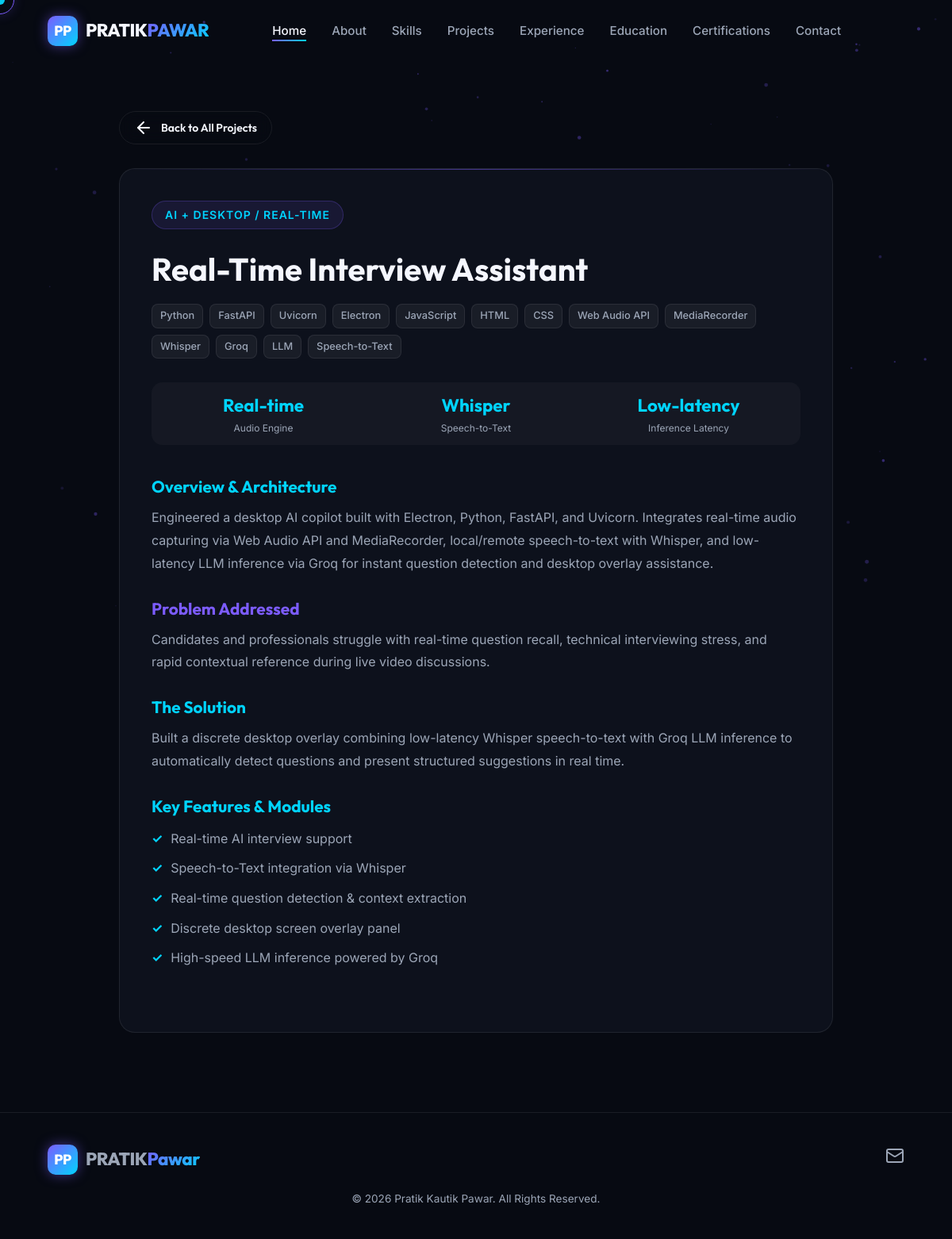
The app's page /projects/Real-time-interview-assistant/ with its own data.
### portfolio/models.py (models this page shows, shortened)
class Project(models.Model):
    title = models.CharField(max_length=200)
    slug = models.SlugField(max_length=200, unique=True, blank=True)
    category = models.CharField(max_length=100, help_text="e.g. AI / ML + Full Stack, Full Stack Web Application")
    short_description = models.TextField()
    detailed_description = models.TextField(blank=True, help_text="Detailed description of the project architecture and features.")
    problem_statement = models.TextField(blank=True)
    solution_statement = models.TextField(blank=True)
    project_image = models.ImageField(upload_to='projects/', blank=True, null=True)
    project_logo = models.ImageField(upload_to='projects/logos/', blank=True, null=True)
    github_url = models.URLField(blank=True, help_text="Editable GitHub repository link")
    live_demo_url = models.URLField(blank=True, help_text="Editable Live demo link")
    featured = models.BooleanField(default=False)
    display_order = models.PositiveIntegerField(default=0)
    is_active = models.BooleanField(default=True)
    created_at = models.DateTimeField(auto_now_add=True)
    updated_at = models.DateTimeField(auto_now=True)
    class Meta:
        ordering = ['display_order', '-created_at']
        verbose_name = "Project"
        verbose_name_plural = "Projects"

class ProjectTechnology(models.Model):
    project = models.ForeignKey(Project, related_name='technologies', on_delete=models.CASCADE)
    name = models.CharField(max_length=50)
    display_order = models.PositiveIntegerField(default=0)
    class Meta:
        ordering = ['display_order', 'id']
        verbose_name = "Project Technology"
        verbose_name_plural = "Project Technologies"

class ProjectStatistic(models.Model):
    project = models.ForeignKey(Project, related_name='statistics', on_delete=models.CASCADE)
    label = models.CharField(max_length=100, help_text="e.g. Yield Prediction")
    value = models.CharField(max_length=50, help_text="e.g. 93%")
    display_order = models.PositiveIntegerField(default=0)
    class Meta:
        ordering = ['display_order', 'id']
        verbose_name = "Project Statistic"
        verbose_name_plural = "Project Statistics"

class ProjectFeature(models.Model):
    project = models.ForeignKey(Project, related_name='features', on_delete=models.CASCADE)
    feature = models.TextField()
    display_order = models.PositiveIntegerField(default=0)
    class Meta:
        ordering = ['display_order', 'id']
        verbose_name = "Project Feature"
        verbose_name_plural = "Project Features"

class SocialLink(models.Model):
    platform = models.CharField(max_length=50, help_text="e.g. GitHub, LinkedIn, Email, Phone")
    url = models.URLField(help_text="Full URL or mailto:/tel: link")
    icon = models.CharField(max_length=50, help_text="Icon identifier e.g. github, linkedin, mail, phone, code")
    display_order = models.PositiveIntegerField(default=0)
    is_active = models.BooleanField(default=True)
    class Meta:
        ordering = ['display_order', 'id']
        verbose_name = "Social Link"
        verbose_name_plural = "Social Links"

class SiteSettings(models.Model):
    site_name = models.CharField(max_length=100, default="Pratik Pawar | Portfolio")
    favicon = models.ImageField(upload_to='settings/', blank=True, null=True)
    logo = models.ImageField(upload_to='settings/', blank=True, null=True)
    footer_text = models.CharField(max_length=255, default="Building intelligent, data-driven applications.")
    copyright_text = models.CharField(max_length=255, default="© 2026 Pratik Kautik Pawar. All rights reserved.")
    meta_title = models.CharField(
        max_length=200,
        default="Pratik Pawar | AI/ML Engineer | GenAI Engineer | Python Developer"
    )
    meta_description = models.TextField(
        default="Portfolio of Pratik Kautik Pawar, an AI/ML Engineer, GenAI Engineer and Python Developer building Machine Learning, Generative AI and full-stack applications."
    )
    og_image = models.ImageField(upload_to='settings/', blank=True, null=True)
    enable_animations = models.BooleanField(default=True)
    enable_particles = models.BooleanField(default=True)
    enable_cursor_effect = models.BooleanField(default=True)
    class Meta:
        verbose_name = "Site Settings"
        verbose_name_plural = "Site Settings"
    @classmethod
    def get_solo(cls):
        obj = cls.objects.first()
        if not obj:
            obj = cls.objects.create()
        return obj

### portfolio/views.py (the view, shortened to what this page needs)
# urls.py: path('projects/<slug:slug>/', views.project_detail_view, name='project_detail'),
def project_detail_view(request, slug):
    project = get_object_or_404(
        Project.objects.prefetch_related(
            'technologies', 'features', 'statistics'
        ),
        slug=slug,
        is_active=True
    )
    context = get_common_context()
    context['project'] = project
    return render(request, 'project_detail.html', context)

### portfolio/models.py (called while the page is built)
    @classmethod
    def get_solo(cls):
        obj = cls.objects.filter(is_active=True).first()
        if not obj:
            obj = cls.objects.first()
        return obj

### portfolio/views.py (called while the page is built)
def get_common_context():
    personal_info = PersonalInfo.get_solo()
    site_settings = SiteSettings.get_solo()
    social_links = SocialLink.objects.filter(is_active=True)
    return {
        'personal_info': personal_info,
        'site_settings': site_settings,
        'social_links': social_links,
    }

### templates/project_detail.html (shortened to what this page needs)
{% extends 'base.html' %}
{% block content %}
<section class="section-padding" style="padding-top: 140px;">
  <div class="container" style="max-width: 900px;">
    <a href="{% url 'portfolio:home' %}#projects" class="btn btn-outline btn-sm" style="margin-bottom: 30px;">
      <i data-lucide="arrow-left"></i> Back to All Projects
    </a>
    <div class="glass-card" style="padding: 40px;">
      <span class="section-badge">{{ project.category }}</span>
      <h1 style="font-size: 2.5rem; margin-top: 10px; margin-bottom: 20px;">{{ project.title }}</h1>
      <div class="project-tech-tags" style="margin-bottom: 30px;">
        {% for tech in project.technologies.all %}
          <span class="tech-tag">{{ tech.name }}</span>
        {% endfor %}
      </div>
      {% if project.statistics.all %}
        <div class="project-stats-row" style="margin-bottom: 40px;">
          {% for stat in project.statistics.all %}
            <div>
              <div class="p-stat-val" style="font-size: 1.4rem;">{{ stat.value }}</div>
              <div class="p-stat-lbl">{{ stat.label }}</div>
            </div>
          {% endfor %}
        </div>
      {% endif %}
      <div style="margin-bottom: 30px;">
        <h3 style="font-size: 1.3rem; margin-bottom: 12px; color: var(--accent-secondary);">Overview & Architecture</h3>
        <p style="color: var(--text-muted); line-height: 1.8;">
          {{ project.detailed_description|default:project.short_description }}
        </p>
      </div>
      {% if project.problem_statement %}
        <div style="margin-bottom: 30px;">
          <h3 style="font-size: 1.3rem; margin-bottom: 12px; color: var(--accent-primary);">Problem Addressed</h3>
          <p style="color: var(--text-muted); line-height: 1.8;">
            {{ project.problem_statement }}
          </p>
        </div>
      {% endif %}
      {% if project.solution_statement %}
        <div style="margin-bottom: 30px;">
          <h3 style="font-size: 1.3rem; margin-bottom: 12px; color: var(--accent-secondary);">The Solution</h3>
          <p style="color: var(--text-muted); line-height: 1.8;">
            {{ project.solution_statement }}
          </p>
        </div>
      {% endif %}
      {% if project.features.all %}
        <div style="margin-bottom: 30px;">
          <h3 style="font-size: 1.3rem; margin-bottom: 16px; color: var(--accent-secondary);">Key Features & Modules</h3>
          <ul style="list-style: none; padding-left: 0;">
            {% for feat in project.features.all %}
              <li style="margin-bottom: 12px; color: var(--text-muted); display: flex; align-items: flex-start; gap: 10px;">
                <span style="color: var(--accent-secondary); font-weight: 700;">✓</span>
                <span>{{ feat.feature }}</span>
              </li>
            {% endfor %}
          </ul>
        </div>
      {% endif %}
    </div>
  </div>
</section>
{% endblock %}

### templates/base.html (shortened to what this page needs)
{% load static %}
<!DOCTYPE html>
<html lang="en">
<head>
  <link rel="stylesheet" href="{% static 'css/main.css' %}">
</head>
<body>
  {% include 'components/navbar.html' %}
  <main id="main-content">
    {% block content %}{% endblock %}
  </main>
  {% include 'components/footer.html' %}
</body>
</html>

### templates/components/navbar.html (shortened to what this page needs)
<header class="navbar">
  <div class="container navbar-container">
    <a href="#home" class="logo">
      {% if site_settings.logo %}
      <img src="{{ site_settings.logo.url }}" alt="{{ site_settings.site_name }}" style="height: 38px;">
      {% else %}
      <div class="logo-badge">PP</div>
      <span>PRATIK<span class="gradient-text">PAWAR</span></span>
      {% endif %}
    </a>
    <ul class="nav-links">
      <li><a href="#home" class="nav-link active">Home</a></li>
      <li><a href="#about" class="nav-link">About</a></li>
      <li><a href="#skills" class="nav-link">Skills</a></li>
      <li><a href="#projects" class="nav-link">Projects</a></li>
      <li><a href="#experience" class="nav-link">Experience</a></li>
      <li><a href="#education" class="nav-link">Education</a></li>
      <li><a href="#certifications" class="nav-link">Certifications</a></li>
      <li><a href="#contact" class="nav-link">Contact</a></li>
    </ul>
  </div>
</header>

### templates/components/footer.html
<footer class="footer">
  <div class="container">
    <div style="display: flex; justify-content: space-between; align-items: center; flex-wrap: wrap; gap: 20px; margin-bottom: 20px;">
      <div class="logo">
        <div class="logo-badge">PP</div>
        <span>PRATIK<span class="gradient-text"> Pawar</span></span>
      </div>
      <div style="display: flex; gap: 16px;">
        {% for link in social_links %}
          <a href="{{ link.url }}" target="_blank" rel="noopener" style="color: var(--text-muted); font-size: 1.2rem;" title="{{ link.platform }}">
            <i data-lucide="{{ link.icon|default:'link' }}"></i>
          </a>
        {% endfor %}
      </div>
    </div>
    <p style="color: var(--text-muted); font-size: 0.85rem;">
      {{ site_settings.copyright_text|default:"© 2026 Pratik Kautik Pawar. All rights reserved." }}
    </p>
  </div>
</footer>

### records on screen
Project: category "AI + DESKTOP / REAL-TIME", title "Real-Time Interview Assistant", detailed_description "Engineered a desktop AI copilot built with Electron, Python, FastAPI, and Uvicorn. Integrates real-time audio capturing via Web Audio API and MediaRecorder, local/remote speech-to-text with Whisper, and low-latency LLM inference via Groq for instant question detection and desktop overlay assistance.", problem_statement "Candidates and professionals struggle with real-time question recall, technical interviewing stress, and rapid contextual reference during live video discussions.", solution_statement "Built a discrete desktop overlay combining low-latency Whisper speech-to-text with Groq LLM inference to automatically detect questions and present structured suggestions in real time."
ProjectTechnology: name "Python"
ProjectTechnology: name "FastAPI"
ProjectTechnology: name "Uvicorn"
ProjectTechnology: name "Electron"
ProjectTechnology: name "JavaScript"
ProjectTechnology: name "HTML"
ProjectTechnology: name "CSS"
ProjectTechnology: name "Web Audio API"
ProjectTechnology: name "MediaRecorder"
ProjectTechnology: name "Whisper"
ProjectTechnology: name "Groq"
ProjectTechnology: name "LLM"
ProjectTechnology: name "Speech-to-Text"
ProjectStatistic: value "Real-time", label "Audio Engine"
ProjectStatistic: value "Whisper", label "Speech-to-Text"
ProjectStatistic: value "Low-latency", label "Inference Latency"
ProjectFeature: feature "Real-time AI interview support"
ProjectFeature: feature "Speech-to-Text integration via Whisper"
ProjectFeature: feature "Real-time question detection & context extraction"
ProjectFeature: feature "Discrete desktop screen overlay panel"
ProjectFeature: feature "High-speed LLM inference powered by Groq"
SiteSettings: copyright_text "© 2026 Pratik Kautik Pawar. All Rights Reserved."
